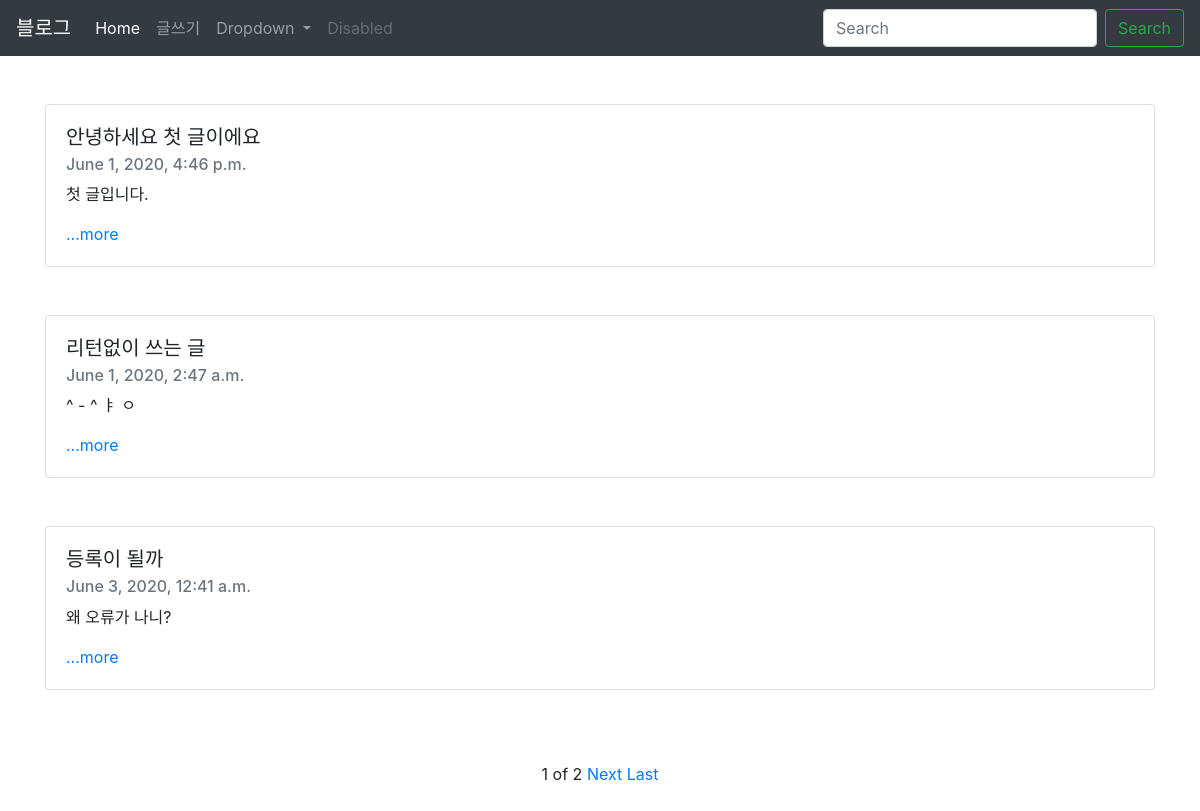
The page / on the database its author committed.
### blog/models.py (models this page shows, shortened)
class Blog(models.Model):
    title=models.CharField(max_length=200)
    pub_date=models.DateTimeField('date published')
    body=models.TextField()
    def summary(self):
        return self.body[:100]

### blog/views.py (the view)
# urls.py: 2. Add a URL to urlpatterns:  path('', views.home, name='home')
def home(request):
    blogs=Blog.objects #쿼리셋
    blog_list = Blog.objects.all()
    paginator = Paginator(blog_list,3)
    page = request.GET.get('page')
    posts = paginator.get_page(page)
    return render(request, 'home.html', { 'blogs':blogs, 'posts':posts })

### blog/templates/home.html (shortened to what this page needs)
{%extends 'base.html'%}
{%block contents%}
<body>
  {% for blog in posts %}
    <div class="container">
    <br><br>
    <div class="card">
            <div class="card-body">
              <h5 class="card-title">{{blog.title}}</h5>
              <h6 class="card-subtitle mb-2 text-muted">{{blog.pub_date}}</h6>
              <p class="card-text">{{blog.summary}}</p>
              <a href="{% url 'detail' blog.id %}" class="card-link">...more</a>
            </div>
          </div>
    </div>
    {%endfor%}
    <br><br><br>
    <div class="container">
        <div style="text-align:center">
        <span>{{posts.number}}</span>
        <span>of</span>
        <span>{{posts.paginator.num_pages}}</span>
        {% if posts.has_next %}
        <a href="?page={{posts.next_page_number}}">Next</a>
        <a href="?page={{posts.paginator.num_pages}}">Last</a>
        {%endif%}
        </div>
    </div>
    <br><br><br><br>
</body>
{%endblock%}

### myblog/templates/base.html (shortened to what this page needs)
<head>
<link rel="stylesheet" href="https://stackpath.bootstrapcdn.com/bootstrap/4.5.0/css/bootstrap.min.css">
</head>
<body>
    <nav class="navbar navbar-expand-lg navbar-dark bg-dark">
        <a class="navbar-brand" href="#">블로그</a>
        <div class="collapse navbar-collapse" id="navbarSupportedContent">
          <ul class="navbar-nav mr-auto">
            <li class="nav-item active">
              <a class="nav-link" href="{% url 'home' %}">Home <span class="sr-only">(current)</span></a>
            </li>
            <li class="nav-item">
              <a class="nav-link" href="{% url 'new' %}">글쓰기</a>
            </li>
            <li class="nav-item dropdown">
              <a class="nav-link dropdown-toggle" href="#" id="navbarDropdown" role="button" data-toggle="dropdown" aria-haspopup="true" aria-expanded="false">
                Dropdown
              </a>
            </li>
            <li class="nav-item">
              <a class="nav-link disabled" href="#" tabindex="-1" aria-disabled="true">Disabled</a>
            </li>
          </ul>
          <form class="form-inline my-2 my-lg-0">
            <input class="form-control mr-sm-2" type="search" placeholder="Search" aria-label="Search">
            <button class="btn btn-outline-success my-2 my-sm-0" type="submit">Search</button>
          </form>
        </div>
      </nav>
    </body>
    {% block contents %}
    {% endblock %}

### rows shown on the page
Blog: title "안녕하세요 첫 글이에요", pub_date "June 1, 2020, 4:46 p.m.", summary "첫 글입니다."
Blog: title "리턴없이 쓰는 글", pub_date "June 1, 2020, 2:47 a.m.", summary "^ - ^ ㅑ ㅇ"
Blog: title "등록이 될까", pub_date "June 3, 2020, 12:41 a.m.", summary "왜 오류가 나니?"

### other values the page prints
{{ posts.number }} "1"
{{ posts.paginator.num_pages }} "2"
